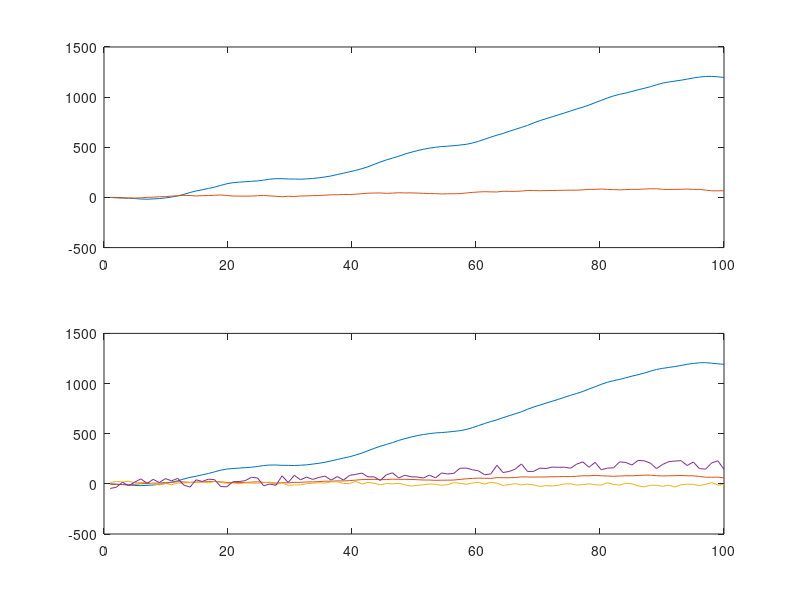

Write the MATLAB code that produced this figure.
data = load('easydata.csv');
u = data(:,2);
z = data(:,1);
dt = data(:,3);
K = [0.05716, 0.01694];
oldX = [0 0];
X = [0 0];
saveData = [0 0];
data2 = load('simpleoutput.txt');
for x = 1:100
    X(1) = (oldX(1) + oldX(2) + u(x) * dt(x) * dt(2) / 2);
    X(2) = (oldX(2) + u(x) * dt(x));
    error = z(x) - X(1);
    
    X = X + K * error;
    oldX = X;
    fprintf('X = %d, %d\n',oldX(1),oldX(2));
    %fprintf(fid,'X = %d, %d\n',oldX(1),oldX(2));
    
    saveData = [saveData; oldX];
end

figure(1);
subplot(2,1,1);
plot(linspace(1,100,length(saveData)),saveData);
subplot(2,1,2);
plot(linspace(1,100,length(data2)),data2);
hold on;
plot(linspace(1,100,length(data2)),data(:,1:2));